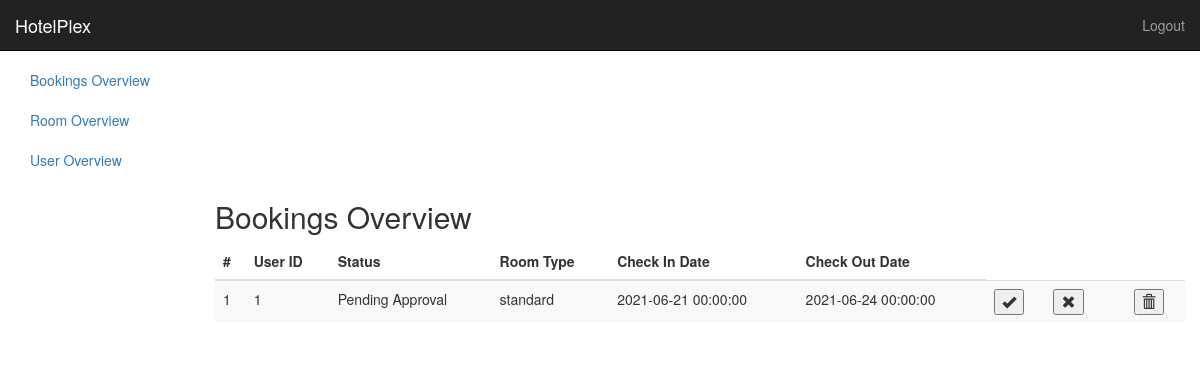
Screenshot of /adminportal.php (signed in) with the database file from the repository.
### tables this page shows
CREATE TABLE `bookings` (
  `id` int(255) NOT NULL,
  `user_id` int(255) NOT NULL,
  `status` varchar(255) NOT NULL DEFAULT 'Pending Approval',
  `roomtype` varchar(255) NOT NULL,
  `check_in_date` datetime NOT NULL,
  `check_out_date` datetime NOT NULL,
  `quantity` int(255) NOT NULL,
  `total` float NOT NULL
);

### htdocs/adminportal.php (the view, shortened to what this page needs)
<?php
	require('connection.php');
	extract($_REQUEST);
	$query = mysqli_query($con,"SELECT * FROM bookings");
	$rows = mysqli_num_rows($query);
?>
<!DOCTYPE html>
<html lang="en">
    <head>
        <link href="bootstrap/css/bootstrap.css" rel="stylesheet">
        <link href="dashboard.css" rel="stylesheet">
    </head>
    <body>
        <nav class="navbar navbar-inverse navbar-fixed-top">
            <div class="container-fluid">
                <div class="navbar-header">
                    <a class="navbar-brand" href="#">HotelPlex</a>
                </div>
                <div id="navbar" class="navbar-collapse collapse">
                    <ul class="nav navbar-nav navbar-right">
                        <li>
                            <a href="#">Logout</a>
                        </li>
                    </ul>
                </div>
            </div>
        </nav>
        <div class="container-fluid" style="top: 60px; bottom: 0px; left: 0px; right: 0px; position: relative;">
            <div class="row">
                <div class="col-sm-3 col-md-2 sidebar">
                    <ul class="nav nav-sidebar">
                        <li class="active">
                            <a href="adminportal.php">Bookings Overview</a>
                        </li>
                        <li>
                            <a href="adminportalroom.php">Room Overview</a>
                        </li>
                        <li>
                            <a href="adminportaluser.php">User Overview</a>
                        </li>
                    </ul>
                </div>
                <div class="col-sm-9 col-sm-offset-3 col-md-10 col-md-offset-2 main">
                    <h2 class="sub-header">Bookings Overview</h2>
                    <div class="table-responsive">
                        <table class="table table-striped">
                            <thead>
                                <tr>
                                    <th>#</th>
                                    <th>User ID</th>
                                    <th>Status</th>
                                    <th>Room Type</th>
                                    <th>Check In Date</th>
                                    <th>Check Out Date</th>
                                </tr>
                            </thead>
                            <tbody>
                                <?php
				if ($rows > 0)
				{
					while($row = mysqli_fetch_assoc($query))
					{
						echo '<tr>';
						echo '<td>'.$row["id"]. '</td>';
						echo '<td>'.$row["user_id"]. '</td>';
						echo '<td>'.$row["status"]. '</td>';
						echo '<td>'.$row["roomtype"]. '</td>';
						echo '<td>'.$row["check_in_date"]. '</td>';
						echo '<td>'.$row["check_out_date"]. '</td>';
						echo '<form action="adminportal.php" method="POST">';
						echo '<td><button type="submit"><span class="glyphicon glyphicon-ok" aria-hidden="true"></span></button></td>';
						echo '</form>';
						echo '<form action="adminportal.php" method="POST">';
						echo '<td><button type="submit"><span class="glyphicon glyphicon-remove" aria-hidden="true"></span></button></td>';
						echo '</form>';
						echo '<td></td>';
						echo '<form action="adminportal.php" method="POST">';
						echo '<td><button type="submit"><span class="glyphicon glyphicon-trash" aria-hidden="true"></span></button></td>';
						echo '</form>';
                    }
						echo '</tr>';
				}
				?>
                            </tbody>
                        </table>
                    </div>
                </div>
            </div>
        </div>
    </body>
</html>

### rows the page displays
bookings: id "1", user "1", status "Pending Approval", roomtype "standard", check_in_date "2021-06-21 00:00:00", check_out_date "2021-06-24 00:00:00"
